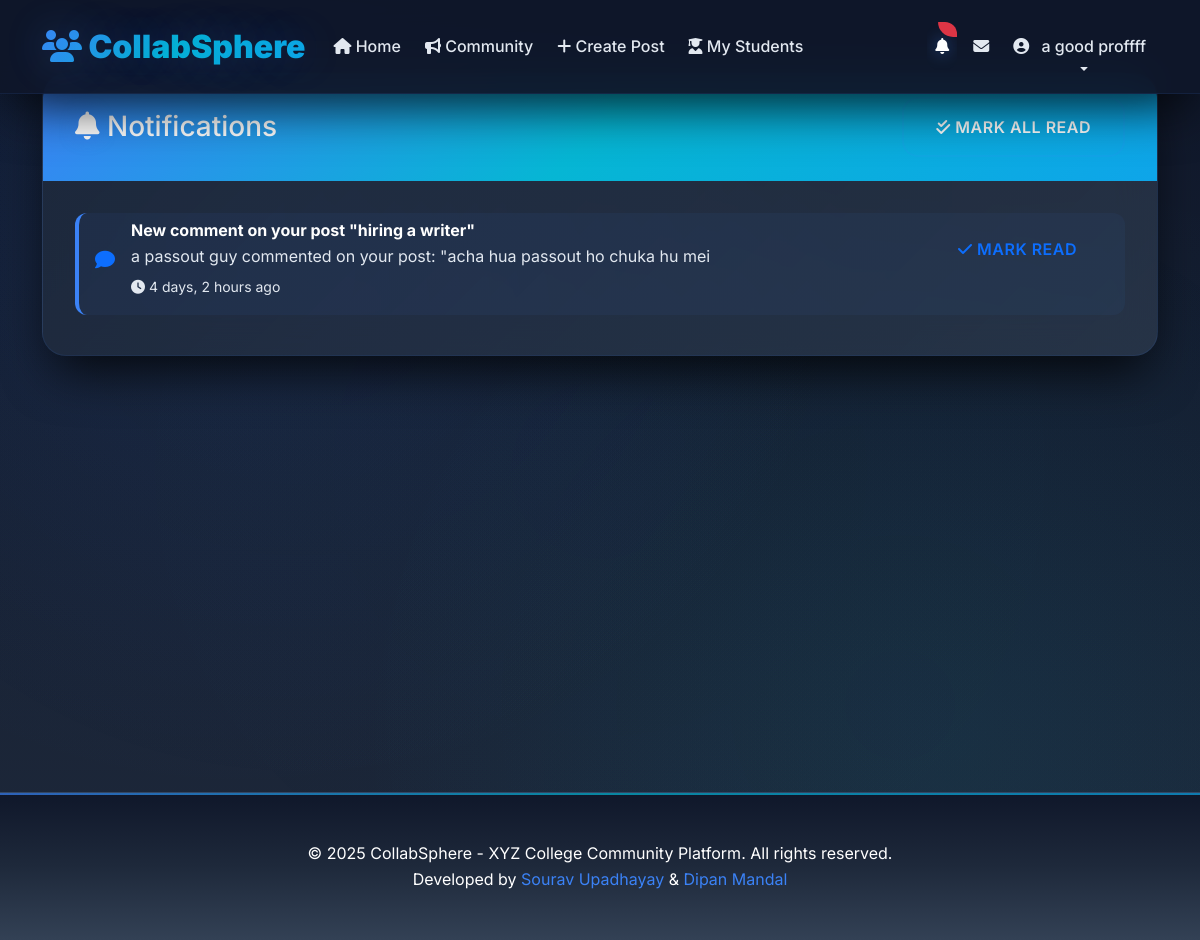
The page /accounts/notifications/ (signed in) on the database its author committed.
### accounts/models.py (models this page shows, shortened)
class CustomUser(AbstractUser):
    ROLE_CHOICES = [
        ('student', 'Current Student'),
        ('alumni', 'Alumni'),
        ('professor', 'Professor'),
    ]
    username = models.CharField(max_length=150, blank=True, null=True, unique=True)
    email = models.EmailField(unique=True)
    passout_batch = models.CharField(max_length=10, blank=True, null=True, help_text="Graduation year (e.g., 2024)")
    role = models.CharField(max_length=20, choices=ROLE_CHOICES, default='student')
    profile_pic = models.ImageField(upload_to='profile_pics/', blank=True, null=True)
    USERNAME_FIELD = 'email'
    REQUIRED_FIELDS = ['username', 'role']  # username required for superuser
    objects = CustomUserManager()
    def get_full_name(self):
        if self.first_name and self.last_name:
            return f"{self.first_name} {self.last_name}"
        return self.email

class Notification(models.Model):
    NOTIFICATION_TYPES = [
        ('comment', 'New Comment'),
        ('reply', 'Reply to Comment'),
        ('dm', 'Direct Message'),
        ('post_like', 'Post Like'),
        ('comment_like', 'Comment Like'),
    ]
    recipient = models.ForeignKey(CustomUser, on_delete=models.CASCADE, related_name='notifications')
    notification_type = models.CharField(max_length=20, choices=NOTIFICATION_TYPES)
    title = models.CharField(max_length=255)
    message = models.TextField()
    is_read = models.BooleanField(default=False)
    created_at = models.DateTimeField(auto_now_add=True)
    content_type = models.ForeignKey(ContentType, on_delete=models.CASCADE, null=True, blank=True)
    object_id = models.PositiveIntegerField(null=True, blank=True)
    content_object = GenericForeignKey('content_type', 'object_id')
    class Meta:
        ordering = ['-created_at']

### accounts/views.py (the view)
# urls.py: path('notifications/', views.notifications, name='notifications'),
@login_required
def notifications(request):
    notifications_list = request.user.notifications.all()
    return render(request, 'accounts/notifications.html', {
        'notifications': notifications_list
    })

### templates/accounts/notifications.html (shortened to what this page needs)
{% extends 'base.html' %}
{% block content %}
<div class="row">
    <div class="col-12">
        <div class="card">
            <div class="card-header d-flex justify-content-between align-items-center">
                <h3 class="mb-0">
                    <i class="fas fa-bell"></i> Notifications
                </h3>
                {% if notifications %}
                    <button class="btn btn-outline-light btn-sm" onclick="markAllRead()">
                        <i class="fas fa-check-double"></i> Mark All Read
                    </button>
                {% endif %}
            </div>
            <div class="card-body">
                {% if notifications %}
                    <div class="list-group">
                        {% for notification in notifications %}
                            <div class="list-group-item d-flex justify-content-between align-items-start {% if not notification.is_read %}unread-notification{% endif %}"
                                 style="background: rgba(26,26,46,0.8); border: 1px solid var(--card-border); margin-bottom: 0.5rem; border-radius: 12px;">
                                <div class="flex-grow-1">
                                    <div class="d-flex align-items-center mb-2">
                                        <div class="me-3">
                                            {% if notification.notification_type == 'comment' %}
                                                <i class="fas fa-comment text-primary fa-lg"></i>
                                            {% elif notification.notification_type == 'reply' %}
                                                <i class="fas fa-reply text-info fa-lg"></i>
                                            {% elif notification.notification_type == 'dm' %}
                                                <i class="fas fa-envelope text-warning fa-lg"></i>
                                            {% elif notification.notification_type == 'post_like' %}
                                                <i class="fas fa-heart text-danger fa-lg"></i>
                                            {% elif notification.notification_type == 'comment_like' %}
                                                <i class="fas fa-thumbs-up text-success fa-lg"></i>
                                            {% else %}
                                                <i class="fas fa-bell text-muted fa-lg"></i>
                                            {% endif %}
                                        </div>
                                        <div class="flex-grow-1">
                                            <h6 class="mb-1 {% if not notification.is_read %}fw-bold{% endif %}" style="color: var(--text-light);">
                                                {{ notification.title }}
                                            </h6>
                                            <p class="mb-1 text-muted">{{ notification.message }}</p>
                                            <small class="text-muted">
                                                <i class="fas fa-clock me-1"></i>{{ notification.created_at|timesince }} ago
                                            </small>
                                        </div>
                                    </div>
                                </div>
                                {% if not notification.is_read %}
                                    <button class="btn btn-sm btn-outline-primary" onclick="markAsRead({{ notification.id }})">
                                        <i class="fas fa-check"></i> Mark Read
                                    </button>
                                {% else %}
                                    <span class="badge bg-success">
                                        <i class="fas fa-check"></i> Read
                                    </span>
                                {% endif %}
                            </div>
                        {% endfor %}
                    </div>
                {% endif %}
            </div>
        </div>
    </div>
</div>
{% endblock %}

### templates/base.html (shortened to what this page needs)
<!DOCTYPE html>
<html lang="en">
<head>
    <link href="https://cdn.jsdelivr.net/npm/bootstrap@5.3.0/dist/css/bootstrap.min.css" rel="stylesheet">
    <link rel="stylesheet" href="https://cdnjs.cloudflare.com/ajax/libs/font-awesome/6.4.2/css/all.min.css">
</head>
<body>
    <nav class="navbar navbar-expand-lg fixed-top">
        <div class="container">
            <a class="navbar-brand" href="{% url 'home' %}">
                <i class="fas fa-users"></i> CollabSphere
            </a>
            <div class="collapse navbar-collapse" id="navbarNav">
                <ul class="navbar-nav me-auto">
                    <li class="nav-item">
                        <a class="nav-link" href="{% url 'home' %}">
                            <i class="fas fa-home"></i> Home
                        </a>
                    </li>
                    <li class="nav-item">
                        <a class="nav-link" href="{% url 'community:post_list' %}">
                            <i class="fas fa-bullhorn"></i> Community
                        </a>
                    </li>
                    <li class="nav-item">
                        <a class="nav-link" href="{% url 'community:post_create' %}">
                            <i class="fas fa-plus"></i> Create Post
                        </a>
                    </li>
                    {% if user.is_authenticated %}
                        {% if user.role == 'student' %}
                            <li class="nav-item">
                                <a class="nav-link" href="{% url 'community:my_mentor' %}">
                                    <i class="fas fa-chalkboard-teacher"></i> My Mentor
                                </a>
                            </li>
                        {% elif user.role == 'professor' %}
                            <li class="nav-item">
                                <a class="nav-link" href="{% url 'community:my_students' %}">
                                    <i class="fas fa-user-graduate"></i> My Students
                                </a>
                            </li>
                        {% endif %}
                    {% endif %}
                </ul>
                <ul class="navbar-nav">
                    {% if user.is_authenticated %}
                        <li class="nav-item dropdown">
                            <a class="nav-link position-relative" href="#" id="notificationDropdown" role="button" data-bs-toggle="dropdown">
                                <i class="fas fa-bell"></i>
                                <span class="position-absolute top-0 start-100 translate-middle badge rounded-pill bg-danger" id="notification-badge" style="display: none;">
                                </span>
                            </a>
                        </li>
                        <li class="nav-item">
                            <a class="nav-link position-relative" href="{% url 'community:inbox' %}">
                                <i class="fas fa-envelope"></i>
                            </a>
                        </li>
                        <li class="nav-item dropdown">
                            <a class="nav-link dropdown-toggle" href="#" id="navbarDropdown" role="button" data-bs-toggle="dropdown">
                                {% if user.profile_pic %}
                                    <img src="{{ user.profile_pic.url }}" alt="Profile" class="profile-pic me-2" style="width: 32px; height: 32px;">
                                {% else %}
                                    <i class="fas fa-user-circle me-2"></i>
                                {% endif %}
                                {{ user.get_full_name|default:user.email }}
                            </a>
                        </li>
                    {% endif %}
                </ul>
            </div>
        </div>
    </nav>
    <main class="main-content mt-5 pt-4">
        <div class="container">
            {% block content %}{% endblock %}
        </div>
    </main>
    <footer class="footer">
        <div class="container">
            <p class="mb-0">&copy; 2025 CollabSphere - XYZ College Community Platform. All rights reserved.</p>
            <p class="mb-0">Developed by <a href="https://github.com/SouravUpadhyay7" target="_blank" style="color: var(--electric-blue); text-decoration: none;">Sourav Upadhayay</a> & <a href="https://github.com/Dip607" target="_blank" style="color: var(--electric-blue); text-decoration: none;">Dipan Mandal</a></p>
        </div>
    </footer>
</body>
</html>

### rows shown on the page
CustomUser: get_full_name "a good proffff"
Notification: notification_type "comment" (drawn), title "New comment on your post \"hiring a writer\"", message "a passout guy commented on your post: \"acha hua passout ho chuka hu mei", created_at "4 days, 2 hours"
